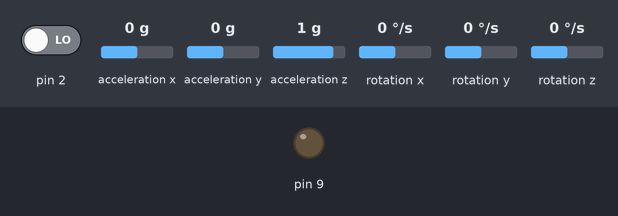
Simulated run of this sketch. Board: Arduino Uno, built with avr-gcc and run on an emulated ATmega328P. Shown: output pins drawn as LEDs (lit = HIGH). The inputs (shaded band) are chosen by the test bench; at power-on: pin 2 LOW, acceleration x 0 g, acceleration y 0 g, acceleration z 1 g, rotation x 0 °/s, rotation y 0 °/s, rotation z 0 °/s. The sensor or clock chip raises its interrupt line as the real part does; what the sketch prints to the serial monitor is not drawn.

Above: at 0.1 s.
At 0.6 s:
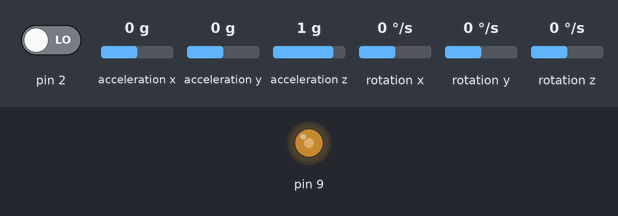
Timing chart, 0 to 2.1 s (numbered marks = the images above):
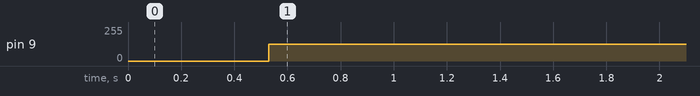

Measured:
- by itself, pin 9: 0/255 → 127/255 at 0.53 s

The sketch:

mcu6050_read.ino
```cpp
#include "I2Cdev.h"
#include "MPU6050_6Axis_MotionApps20.h"
#include "Wire.h"
#include "PWM.h"

// ---------------------------------------------------------------------------
#define YAW      0
#define PITCH    1
#define ROLL     2
// --------------------- MPU650 variables ------------------------------------
// class default I2C address is 0x68
// specific I2C addresses may be passed as a parameter here
// AD0 low = 0x68 (default for SparkFun breakout and InvenSense evaluation board)
// AD0 high = 0x69
MPU6050 mpu;
// MPU control/status vars
bool dmpReady = false;  // set true if DMP init was successful
uint8_t mpuIntStatus;   // holds actual interrupt status byte from MPU
uint8_t devStatus;      // return status after each device operation (0 = success, !0 = error)
uint16_t packetSize;    // expected DMP packet size (default is 42 bytes)
uint16_t fifoCount;     // count of all bytes currently in FIFO
uint8_t fifoBuffer[64]; // FIFO storage buffer

// Orientation/motion vars
Quaternion q;        // [w, x, y, z]         quaternion container
VectorFloat gravity; // [x, y, z]            gravity vector
float ypr[3];        // [yaw, pitch, roll]   yaw/pitch/roll container and gravity vector

volatile bool mpuInterrupt = false;     // Indicates whether MPU interrupt pin has gone high
// ---------------------------------------------------------------------------

/**
 * Interrup détection routine
 */
void dmpDataReady() {
    mpuInterrupt = true;
}

/**
 * Setup configuration
 */
void setup() {
  InitTimersSafe();
  bool success = SetPinFrequencySafe(9, 10);


    Wire.begin();
    Wire.setClock(400000L);
    Serial.begin(57600);

    Serial.println(F("Initializing I2C devices..."));
    mpu.initialize();

    // Verify connection
    Serial.println(F("Testing device connections..."));
    Serial.println(mpu.testConnection() ? F("MPU6050 connection successful") : F("MPU6050 connection failed"));

    // Load and configure the DMP
    Serial.println(F("Initializing DMP..."));
    devStatus = mpu.dmpInitialize();

    // MPU calibration: set YOUR offsets here.
    mpu.setXAccelOffset(225);
    mpu.setYAccelOffset(-6054);
    mpu.setZAccelOffset(1034);
    mpu.setXGyroOffset(86);
    mpu.setYGyroOffset(-71);
    mpu.setZGyroOffset(-23);

    // Returns 0 if it worked
    if (devStatus == 0) {
        // Turn on the DMP, now that it's ready
        Serial.println(F("Enabling DMP..."));
        mpu.setDMPEnabled(true);

        // Enable Arduino interrupt detection
        Serial.println(F("Enabling interrupt detection (Arduino external interrupt 0 : #pin2)..."));
        attachInterrupt(0, dmpDataReady, RISING);
        mpuIntStatus = mpu.getIntStatus();

        // Set our DMP Ready flag so the main loop() function knows it's okay to use it
        Serial.println(F("DMP ready! Waiting for first interrupt..."));
        dmpReady = true;

        // Get expected DMP packet size for later comparison
        packetSize = mpu.dmpGetFIFOPacketSize();
    } else {
        // ERROR!
        // 1 = initial memory load failed
        // 2 = DMP configuration updates failed
        // (if it's going to break, usually the code will be 1)
        Serial.print(F("DMP Initialization failed (code "));
        Serial.print(devStatus);
        Serial.println(F(")"));
    }
}

/**
 * Main program loop
 */
void loop() {
    // If programming failed, don't try to do anything
    if (!dmpReady) {
    }

    // Wait for MPU interrupt or extra packet(s) available
    while (!mpuInterrupt && fifoCount < packetSize) {
        // Do nothing..
    }

    // Reset interrupt flag and get INT_STATUS byte
    mpuInterrupt = false;
    mpuIntStatus = mpu.getIntStatus();

    // Get current FIFO count
    fifoCount = mpu.getFIFOCount();

    // Check for overflow (this should never happen unless our code is too inefficient)
    if ((mpuIntStatus & 0x10) || fifoCount == 1024) {
        // reset so we can continue cleanly
        mpu.resetFIFO();
        Serial.println(F("FIFO overflow!"));

        // Otherwise, check for DMP data ready interrupt (this should happen frequently)
    } else if (mpuIntStatus & 0x02) {
        // Wait for correct available data length, should be a VERY short wait
        int time11 = micros();
        while (fifoCount < packetSize) {
            fifoCount = mpu.getFIFOCount();
        }

        // Read a packet from FIFO
        mpu.getFIFOBytes(fifoBuffer, packetSize);

        // Track FIFO count here in case there is > 1 packet available
        // (this lets us immediately read more without waiting for an interrupt)
        fifoCount -= packetSize;

        // Convert Euler angles in degrees
        mpu.dmpGetQuaternion(&q, fifoBuffer);
        mpu.dmpGetGravity(&gravity, &q);
        mpu.dmpGetYawPitchRoll(ypr, &q, &gravity);
        int time22 = micros();

        // Print angle values in degrees.
        Serial.println(ypr[PITCH] * (180 / M_PI));
        //Serial.print("\t");
        //IT IS THIS

        //Serial.print(ypr[PITCH] * (180 / M_PI));
        //Serial.print("\t");
        //Serial.println(ypr[ROLL] * (180 / M_PI));
          InitTimersSafe();
  SetPinFrequencySafe(9, 10);
  pwmWrite(9, 127);
    }
}
```
